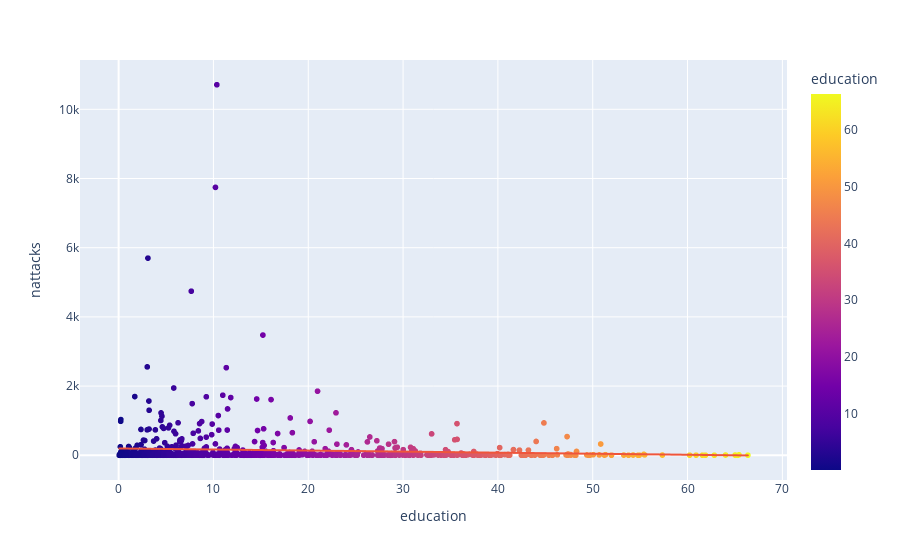

Notebook code for this chart:
### Code cell
fig = px.scatter(sec_df, x="education", y="nattacks", trendline="ols", color='education')
fig.show()

### Figure 1 — Plotly figure (JSON) as saved in the notebook; plotly's stock layout.template omitted (floating-point values rounded to 4 significant figures; data arrays with more than 128 entries replaced by an {"elided": "..."} marker saying what was removed)
{"data": [{"hovertemplate": "education=%{marker.color}<br>nattacks=%{y}<extra></extra>", "legendgroup": "", "marker": {"color": {"elided": "1134 float values"}, "coloraxis": "coloraxis", "symbol": "circle"}, "mode": "markers", "name": "", "showlegend": false, "type": "scattergl", "x": {"elided": "1134 float values"}, "xaxis": "x", "y": {"elided": "1134 int values"}, "yaxis": "y"}, {"hovertemplate": "<b>OLS trendline</b><br>nattacks = -3.04585 * education + 197.904<br>R<sup>2</sup>=0.005479<br><br>education=%{x}<br>nattacks=%{y} <b>(trend)</b><extra></extra>", "legendgroup": "", "marker": {"symbol": "circle"}, "mode": "lines", "name": "", "showlegend": false, "type": "scattergl", "x": {"elided": "825 float values"}, "xaxis": "x", "y": {"elided": "825 float values"}, "yaxis": "y"}], "layout": {"coloraxis": {"colorbar": {"title": {"text": "education"}}, "colorscale": [[0, "#0d0887"], [0.1111, "#46039f"], [0.2222, "#7201a8"], [0.3333, "#9c179e"], [0.4444, "#bd3786"], [0.5556, "#d8576b"], [0.6667, "#ed7953"], [0.7778, "#fb9f3a"], [0.8889, "#fdca26"], [1, "#f0f921"]]}, "legend": {"tracegroupgap": 0}, "margin": {"t": 60}, "xaxis": {"anchor": "y", "domain": [0, 1], "title": {"text": "education"}}, "yaxis": {"anchor": "x", "domain": [0, 1], "title": {"text": "nattacks"}}}}
